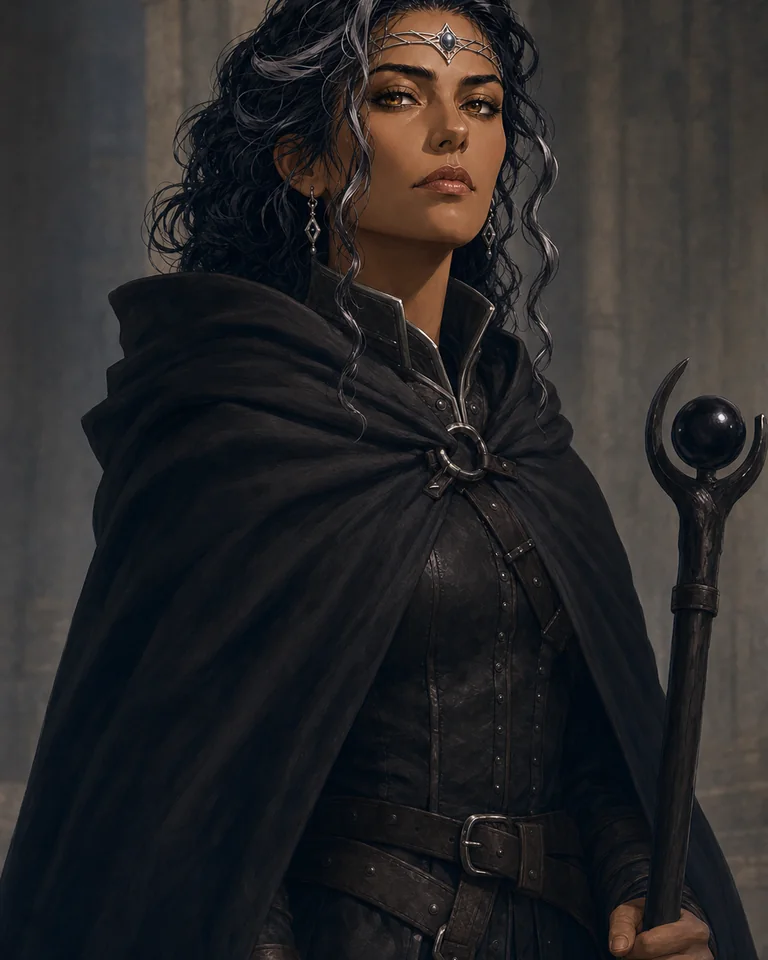
#> input picture src/assets/generated/character-portraits/battle-archmage-grounded-v3.webp, 768 x 960 px
$ python interpolate-combat-vfx-keyframe.py --source-sheet ../src/assets/generated/character-portraits/battle-archmage-grounded-v3.webp --output out.png
#> lines starting #> are read from the running program, lines starting #| are printed output that depends on the picture; after the words box and inside, x2 and y2 are one past the last pixel; in counts of white or black regions, pixels touching at a corner belong together
#!/usr/bin/env python3
"""Build a smooth combat-VFX atlas by interpolating one generated raster keyframe."""

from __future__ import annotations

import argparse
from collections import deque
import math
from pathlib import Path

import numpy as np
from PIL import Image, ImageEnhance, ImageFilter


def parse_args() -> argparse.Namespace:
    parser = argparse.ArgumentParser(
        description=(
            "Extract one cell from a generated 2x2 keyframe sheet, animate its transform "
            "through authored keyframes, and pack the rendered frames into a compact atlas."
        )
    )
    parser.add_argument("--source-sheet", required=True)
    parser.add_argument("--cell-index", type=int, default=3, choices=range(4))
    parser.add_argument("--output", required=True)
    parser.add_argument("--frame-dir")
    parser.add_argument("--preview")
    parser.add_argument("--animated-preview")
    parser.add_argument("--frame-size", type=int, default=512)
    parser.add_argument("--frame-count", type=int, default=24)
    parser.add_argument("--fps", type=int, default=30)
    parser.add_argument("--columns", type=int, default=6)
    return parser.parse_args()


def smoothstep(value: float) -> float:
    value = max(0.0, min(1.0, value))
    return value * value * (3.0 - (2.0 * value))


def clean_transparent_rgb(image: Image.Image) -> Image.Image:
    red, green, blue, alpha = image.convert("RGBA").split()
    alpha = alpha.point(lambda value: 0 if value <= 2 else value)
    empty = Image.new("L", image.size, 0)
    return Image.merge(
        "RGBA",
        (
            Image.composite(red, empty, alpha),
            Image.composite(green, empty, alpha),
            Image.composite(blue, empty, alpha),
            alpha,
        ),
    )


def keep_major_alpha_components(image: Image.Image) -> Image.Image:
    """Remove disconnected generation specks while preserving the authored stroke."""
    rgba = image.convert("RGBA")
    alpha = np.asarray(rgba.getchannel("A"))
    foreground = alpha > 4
    visited = np.zeros_like(foreground, dtype=bool)
    components: list[list[tuple[int, int]]] = []
    height, width = foreground.shape

    for seed_y, seed_x in np.argwhere(foreground):
        if visited[seed_y, seed_x]:
            continue
        queue: deque[tuple[int, int]] = deque([(int(seed_y), int(seed_x))])
        visited[seed_y, seed_x] = True
        component: list[tuple[int, int]] = []
        while queue:
            y, x = queue.popleft()
            component.append((y, x))
            for next_y in range(max(0, y - 1), min(height, y + 2)):
                for next_x in range(max(0, x - 1), min(width, x + 2)):
                    if foreground[next_y, next_x] and not visited[next_y, next_x]:
                        visited[next_y, next_x] = True
                        queue.append((next_y, next_x))
        components.append(component)

    if not components:
        return rgba
    largest = max(len(component) for component in components)
    kept = np.zeros_like(foreground, dtype=np.uint8)
    minimum = max(24, round(largest * 0.035))
    for component in components:
        if len(component) < minimum:
            continue
        for y, x in component:
            kept[y, x] = 255

    # Restore the anti-aliased fringe around every retained component.
    keep_mask = Image.fromarray(kept, "L").filter(ImageFilter.MaxFilter(9))
    filtered_alpha = Image.fromarray(alpha, "L")
    filtered_alpha = Image.composite(filtered_alpha, Image.new("L", rgba.size, 0), keep_mask)
    rgba.putalpha(filtered_alpha)
    return clean_transparent_rgb(rgba)


def crop_source_cell(sheet: Image.Image, cell_index: int) -> Image.Image:
    row, column = divmod(cell_index, 2)
    left = round(column * sheet.width / 2)
    right = round((column + 1) * sheet.width / 2)
    top = round(row * sheet.height / 2)
    bottom = round((row + 1) * sheet.height / 2)
    cell = keep_major_alpha_components(
        clean_transparent_rgb(sheet.crop((left, top, right, bottom)))
    )
    alpha_box = cell.getchannel("A").getbbox()
    if not alpha_box:
        raise SystemExit("Selected keyframe cell is fully transparent.")
    padding = max(6, round(max(cell.size) * 0.02))
    bounds = (
        max(0, alpha_box[0] - padding),
        max(0, alpha_box[1] - padding),
        min(cell.width, alpha_box[2] + padding),
        min(cell.height, alpha_box[3] + padding),
    )
    return cell.crop(bounds)


def horizontalize(sprite: Image.Image) -> Image.Image:
    horizontal = clean_transparent_rgb(
        sprite.rotate(-45, resample=Image.Resampling.BICUBIC, expand=True)
    )
    bounds = horizontal.getchannel("A").getbbox()
    if not bounds:
        raise SystemExit("Rotated keyframe has no visible pixels.")
    return horizontal.crop(bounds)


KEYFRAMES = (
    # frame, length, thickness, opacity, forward advance, brightness, glow
    # Anticipation is invisible. The slash then reaches nearly full length in one
    # frame, peaks once, and keeps its silhouette while the afterimage dissipates.
    # Never progressively extend or retract the blade trail: that reads as carving.
    (0, 0.08, 0.72, 0.00, 0.00, 0.78, 0.00),
    (7, 0.08, 0.72, 0.00, 0.00, 0.82, 0.00),
    (8, 0.14, 0.76, 0.28, 0.00, 0.92, 0.03),
    (9, 0.92, 0.92, 0.82, 0.01, 1.08, 0.12),
    (10, 1.00, 1.00, 1.00, 0.02, 1.24, 0.22),
    (11, 1.00, 1.04, 0.66, 0.06, 1.10, 0.13),
    (12, 0.99, 1.07, 0.38, 0.11, 0.98, 0.07),
    (13, 0.99, 1.10, 0.19, 0.17, 0.90, 0.03),
    (14, 0.98, 1.12, 0.08, 0.23, 0.84, 0.01),
    (15, 0.98, 1.14, 0.02, 0.29, 0.80, 0.00),
    (16, 0.98, 1.14, 0.00, 0.33, 0.78, 0.00),
    (23, 0.98, 1.14, 0.00, 0.33, 0.78, 0.00),
)


def properties_for_frame(frame: int, frame_count: int) -> tuple[float, ...]:
    scale = (frame_count - 1) / 23 if frame_count > 1 else 1
    authored_frame = frame / scale
    for left, right in zip(KEYFRAMES, KEYFRAMES[1:]):
        if authored_frame <= right[0]:
            span = max(1e-6, right[0] - left[0])
            phase = smoothstep((authored_frame - left[0]) / span)
            return tuple(
                left[index] + ((right[index] - left[index]) * phase)
                for index in range(1, len(left))
            )
    return tuple(KEYFRAMES[-1][1:])


def multiply_alpha(image: Image.Image, opacity: float) -> Image.Image:
    result = image.copy()
    result.putalpha(result.getchannel("A").point(lambda value: round(value * opacity)))
    return result


def tint_from_alpha(alpha: Image.Image, color: tuple[int, int, int], opacity: float) -> Image.Image:
    tint = Image.new("RGBA", alpha.size, (*color, 0))
    tint.putalpha(alpha.point(lambda value: round(value * opacity)))
    return tint


def render_frame(
    horizontal: Image.Image,
    frame: int,
    frame_count: int,
    frame_size: int,
) -> Image.Image:
    length, thickness, opacity, advance, brightness, glow = properties_for_frame(
        frame, frame_count
    )
    canvas = Image.new("RGBA", (frame_size, frame_size), (0, 0, 0, 0))
    if opacity <= 0.001:
        return canvas

    max_length = frame_size * 0.58
    target_width = max(2, round(max_length * length))
    aspect = horizontal.height / max(1, horizontal.width)
    target_height = max(2, round(max_length * aspect * thickness))
    transformed = horizontal.resize(
        (target_width, target_height), Image.Resampling.LANCZOS
    )
    transformed = ImageEnhance.Brightness(transformed).enhance(brightness)
    transformed = clean_transparent_rgb(
        transformed.rotate(-45, resample=Image.Resampling.BICUBIC, expand=True)
    )
    transformed = multiply_alpha(transformed, opacity)

    direction = (math.sqrt(0.5), math.sqrt(0.5))
    origin = (frame_size * 0.25, frame_size * 0.25)
    center_distance = (target_width / 2) + (advance * max_length)
    center = (
        origin[0] + (direction[0] * center_distance),
        origin[1] + (direction[1] * center_distance),
    )
    position = (
        round(center[0] - (transformed.width / 2)),
        round(center[1] - (transformed.height / 2)),
    )

    if glow > 0:
        blurred_alpha = transformed.getchannel("A").filter(
            ImageFilter.GaussianBlur(max(2, round(frame_size * 0.012)))
        )
        glow_layer = tint_from_alpha(blurred_alpha, (232, 238, 244), glow)
        canvas.alpha_composite(glow_layer, position)
    canvas.alpha_composite(transformed, position)
    return clean_transparent_rgb(canvas)


def pack_atlas(frames: list[Image.Image], columns: int, frame_size: int) -> Image.Image:
    rows = math.ceil(len(frames) / columns)
    atlas = Image.new(
        "RGBA", (columns * frame_size, rows * frame_size), (0, 0, 0, 0)
    )
    for index, frame in enumerate(frames):
        row, column = divmod(index, columns)
        atlas.alpha_composite(frame, (column * frame_size, row * frame_size))
    return atlas


def main() -> None:
    args = parse_args()
    if args.frame_size < 64 or args.frame_count < 2 or args.fps < 1 or args.columns < 1:
        raise SystemExit("Invalid animation dimensions or timing.")

    sheet = Image.open(args.source_sheet).convert("RGBA")
    source = horizontalize(crop_source_cell(sheet, args.cell_index))
#> in clean_transparent_rgb, `red, green, blue, alpha = image.convert("RGBA").split()`:
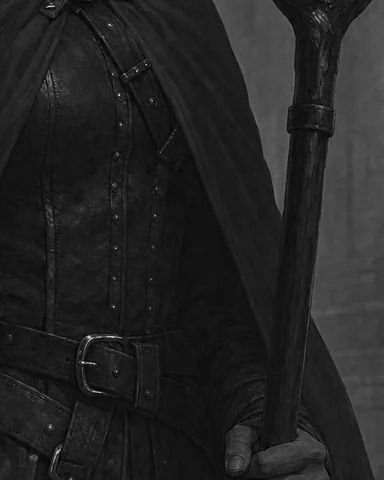
#> blue: PIL image 384x480 L; min 0, max 243, mean 35.8
#> after the loop in keep_major_alpha_components, `for seed_y, seed_x in np.argwhere(foreground):`: components = 1 item
#> in keep_major_alpha_components, `largest = max(len(component) for component in components)`: largest = 184320
#> in keep_major_alpha_components, `minimum = max(24, round(largest * 0.035))`: minimum = 6451
#> the loop in keep_major_alpha_components, `for component in components:` made 1 pass
#> in crop_source_cell, `alpha_box = cell.getchannel("A").getbbox()`: alpha_box = (0, 0, 384, 480)
#> in clean_transparent_rgb (call 3), `red, green, blue, alpha = image.convert("RGBA").split()`:
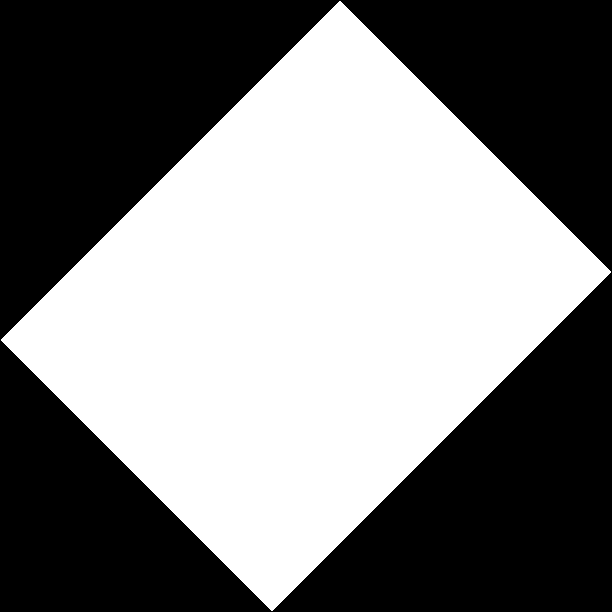
#> alpha: PIL image 612x612 L; 49.2% white; 1 white region, box (x1, y1, x2, y2) and area: (1, 1, 611, 611) 184348
#> in clean_transparent_rgb (call 3), `return Image.merge( "RGBA", ( Image.composite(red, empty, alpha), Imag..`:
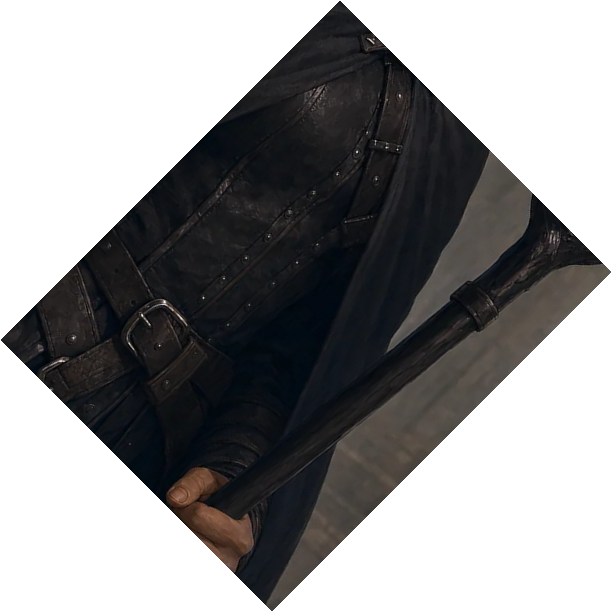
#> returned value: PIL image 612x612 RGBA; mean R, G, B, A 17, 16.8, 17.4, 125.5; transparent parts drawn white
#> in horizontalize, `bounds = horizontal.getchannel("A").getbbox()`: bounds = (1, 1, 611, 611)
    frames = [
        render_frame(source, frame, args.frame_count, args.frame_size)
        for frame in range(args.frame_count)
    ]
#> the loop in properties_for_frame (call 2), `for left, right in zip(KEYFRAMES, KEYFRAMES[1:]):` made 1 pass
#> phase on pass 1: 0.0554
#> in multiply_alpha, `result.putalpha(result.getchannel("A").point(lambda value: round(value..`:
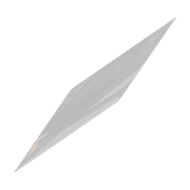
#> result: PIL image 190x190 RGBA; mean R, G, B, A 4, 4, 4.1, 9.2; transparent parts drawn white
#> in clean_transparent_rgb (call 5), `red, green, blue, alpha = image.convert("RGBA").split()`:
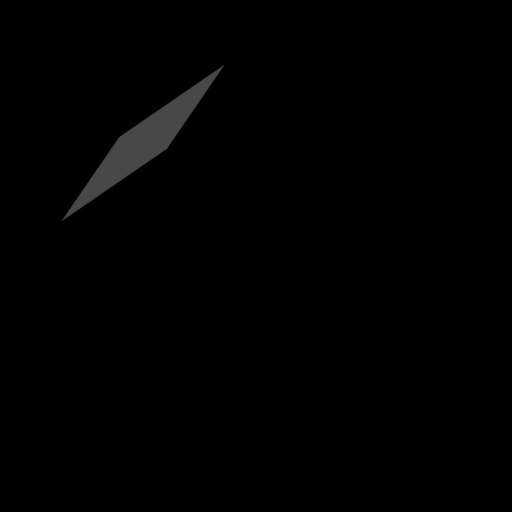
#> alpha: PIL image 512x512 L; min 0, max 72, mean 1.3
#> in clean_transparent_rgb (call 6), `red, green, blue, alpha = image.convert("RGBA").split()`:
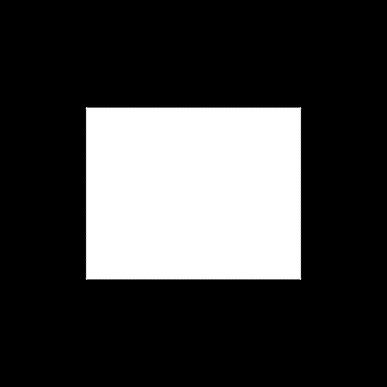
#> alpha: PIL image 387x387 L; min 0, max 255, mean 62.8
#> in clean_transparent_rgb (call 6), `return Image.merge( "RGBA", ( Image.composite(red, empty, alpha), Imag..`:
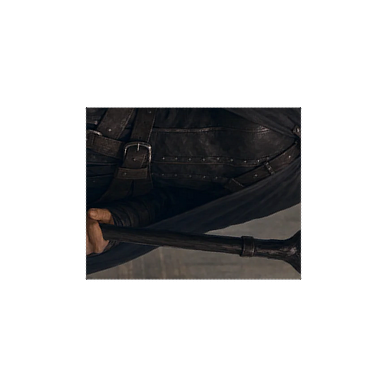
#> returned value: PIL image 387x387 RGBA; mean R, G, B, A 9, 8.9, 9.2, 62.8; transparent parts drawn white
#> frames = 24 items

    if args.frame_dir:
        frame_dir = Path(args.frame_dir)
        frame_dir.mkdir(parents=True, exist_ok=True)
        for index, frame in enumerate(frames):
            frame.save(frame_dir / f"frame-{index:02d}.png", optimize=True)

    atlas = pack_atlas(frames, args.columns, args.frame_size)
#> in pack_atlas, `rows = math.ceil(len(frames) / columns)`: rows = 4
#> the loop in pack_atlas, `for index, frame in enumerate(frames):` made 24 passes
#> (row, column) on passes 1 to 8: (0, 0), (0, 1), (0, 2), (0, 3), (0, 4), (0, 5), (1, 0), (1, 1)
    output = Path(args.output)
    output.parent.mkdir(parents=True, exist_ok=True)
    atlas.save(output, format="WEBP", quality=92, method=6, exact=True)

    if args.preview:
        preview = atlas.resize(
            (atlas.width // 2, atlas.height // 2), Image.Resampling.LANCZOS
        )
        preview_path = Path(args.preview)
        preview_path.parent.mkdir(parents=True, exist_ok=True)
        preview.save(preview_path, format="PNG", optimize=True)

    if args.animated_preview:
        animated_path = Path(args.animated_preview)
        animated_path.parent.mkdir(parents=True, exist_ok=True)
        frames[0].save(
            animated_path,
            format="WEBP",
            save_all=True,
            append_images=frames[1:],
            duration=round(1000 / args.fps),
            loop=0,
            lossless=True,
            method=6,
        )

    print(
        f"interpolated {args.frame_count} frames at {args.frame_size}px, "
        f"packed {args.columns} columns into {atlas.width}x{atlas.height}: {output}"
    )
#| interpolated 24 frames at 512px, packed 6 columns into 3072x2048: out.png


if __name__ == "__main__":
    main()

$ run again, on src/assets/generated/character-portraits/confidence-artist-grounded-v3.webp
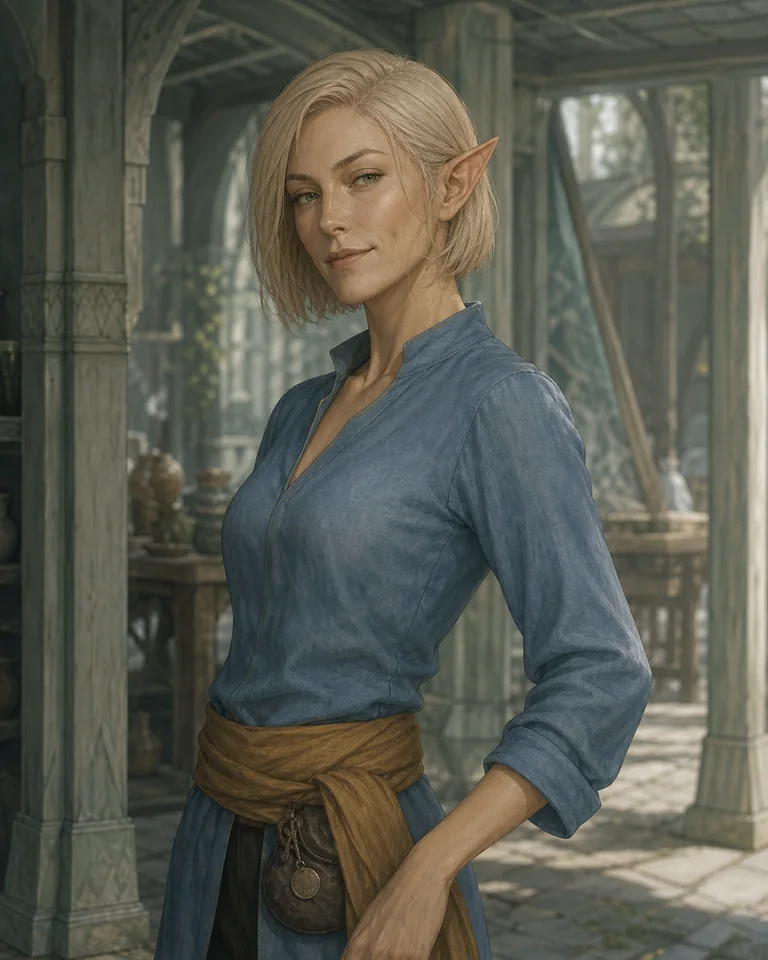
#> input picture src/assets/generated/character-portraits/confidence-artist-grounded-v3.webp, 768 x 960 px
#> empty: PIL image 384x480 L; every value is 0
#> foreground: shape (480, 384) bool; every value is 1
#> after the loop in keep_major_alpha_components, `for seed_y, seed_x in np.argwhere(foreground):`: components = 1 item
#> largest = 184320
#> minimum = 6451
#> the loop in keep_major_alpha_components, `for component in components:` made 1 pass
#> alpha_box = (0, 0, 384, 480)
#> red: PIL image 612x612 L
#> green: PIL image 612x612 L
#> blue: PIL image 612x612 L
#> empty: PIL image 612x612 L; every value is 0
#> in horizontalize, `bounds = horizontal.getchannel("A").getbbox()`: bounds = (1, 1, 611, 611)
#> the loop in properties_for_frame (call 2), `for left, right in zip(KEYFRAMES, KEYFRAMES[1:]):` made 1 pass
#> phase on pass 1: 0.0554
#> red: PIL image 190x190 L
#> green: PIL image 190x190 L
#> blue: PIL image 190x190 L
#> empty: PIL image 190x190 L; every value is 0
#> in clean_transparent_rgb (call 5), `red, green, blue, alpha = image.convert("RGBA").split()`:
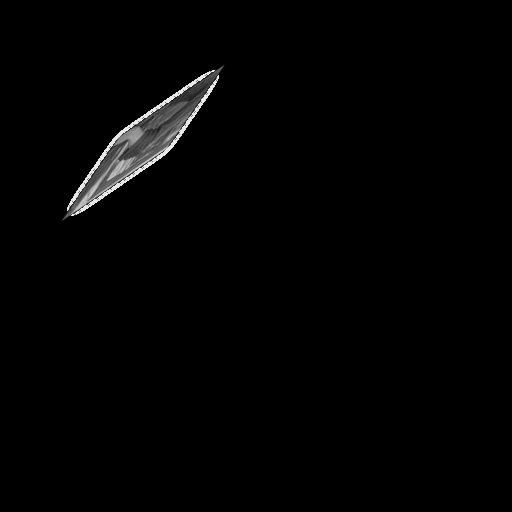
#> red: PIL image 512x512 L; min 0, max 232, mean 3.1
#> green: PIL image 512x512 L
#> blue: PIL image 512x512 L
#> empty: PIL image 512x512 L; every value is 0
#> red: PIL image 387x387 L
#> green: PIL image 387x387 L
#> blue: PIL image 387x387 L
#> empty: PIL image 387x387 L; every value is 0
#> in clean_transparent_rgb (call 6), `return Image.merge( "RGBA", ( Image.composite(red, empty, alpha), Imag..`:
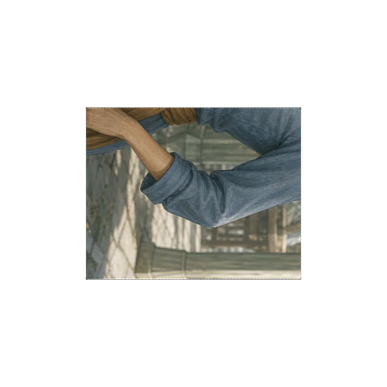
#> returned value: PIL image 387x387 RGBA; mean R, G, B, A 27.7, 28.1, 25.8, 62.8; transparent parts drawn white
#> frames = 24 items
#> rows = 4
#> the loop in pack_atlas, `for index, frame in enumerate(frames):` made 24 passes
#> (row, column) on passes 1 to 8: (0, 0), (0, 1), (0, 2), (0, 3), (0, 4), (0, 5), (1, 0), (1, 1)
#| interpolated 24 frames at 512px, packed 6 columns into 3072x2048: out.png
